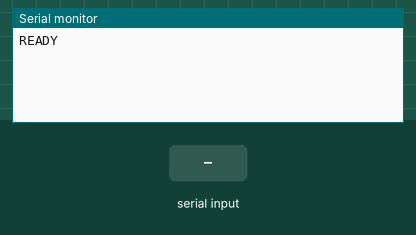
Simulated run of this sketch. Board: ESP32. On the bench: the last lines printed to the serial monitor. The inputs (shaded band) are chosen by the test bench. WiFi joins after 1.5 s; servers stay silent unless stated; uploads are accepted with an empty reply; the camera gives no picture.

Above: at 3.0 s.
3.1 s: "true\n" received over Serial
At 5.1 s:
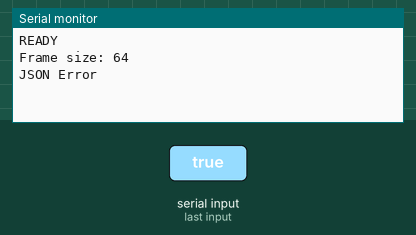
5.4 s: "llenotrue\n" received over Serial
At 7.0 s:
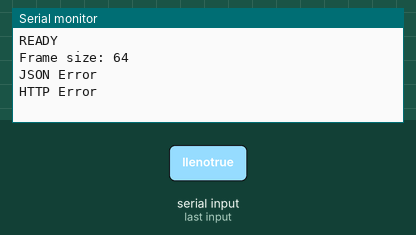

Measured:
- after the input at 3.1 s, the serial monitor: prints a new line after 0.62 s (image 1)
- after the input at 5.4 s, the serial monitor: prints a new line after 0.20 s (image 2)

The sketch:

camaraConFlaskySerialyGuardado.ino
```cpp
#include "esp_camera.h"
#include <WiFi.h>
#include <HTTPClient.h>
#include <ArduinoJson.h>

// WiFi Credentials
const char* ssid = "Mpa";
const char* password = "pablo123";
const char* serverUrl = "http://192.168.43.57:4001/predict_esp32";
const char* serverUrl2 = "http://192.168.43.57:4001/Nivel/";
const char* serverUrl3 = "http://192.168.43.57:4001/Estado/";

// ESP32-CAM Pin Configuration
#define PWDN_GPIO_NUM 32
#define RESET_GPIO_NUM -1
#define XCLK_GPIO_NUM 0
#define SIOD_GPIO_NUM 26
#define SIOC_GPIO_NUM 27
#define Y9_GPIO_NUM 35
#define Y8_GPIO_NUM 34
#define Y7_GPIO_NUM 39
#define Y6_GPIO_NUM 36
#define Y5_GPIO_NUM 21
#define Y4_GPIO_NUM 19
#define Y3_GPIO_NUM 18
#define Y2_GPIO_NUM 5
#define VSYNC_GPIO_NUM 25
#define HREF_GPIO_NUM 23
#define PCLK_GPIO_NUM 22

void setup() {
  Serial.begin(115200);

  // Camera configuration
  camera_config_t config;
  config.ledc_channel = LEDC_CHANNEL_0;
  config.ledc_timer = LEDC_TIMER_0;
  config.pin_d0 = Y2_GPIO_NUM;
  config.pin_d1 = Y3_GPIO_NUM;
  config.pin_d2 = Y4_GPIO_NUM;
  config.pin_d3 = Y5_GPIO_NUM;
  config.pin_d4 = Y6_GPIO_NUM;
  config.pin_d5 = Y7_GPIO_NUM;
  config.pin_d6 = Y8_GPIO_NUM;
  config.pin_d7 = Y9_GPIO_NUM;
  config.pin_xclk = XCLK_GPIO_NUM;
  config.pin_pclk = PCLK_GPIO_NUM;
  config.pin_vsync = VSYNC_GPIO_NUM;
  config.pin_href = HREF_GPIO_NUM;
  config.pin_sscb_sda = SIOD_GPIO_NUM;
  config.pin_sscb_scl = SIOC_GPIO_NUM;
  config.pin_pwdn = PWDN_GPIO_NUM;
  config.pin_reset = RESET_GPIO_NUM;
  config.xclk_freq_hz = 20000000;
  config.pixel_format = PIXFORMAT_JPEG;

  config.frame_size = FRAMESIZE_VGA;  // 640x480
  config.jpeg_quality = 10;           // 0-63 lower number means higher quality
  config.fb_count = 1;

  // Camera init
  esp_err_t err = esp_camera_init(&config);
  if (err != ESP_OK) {
    Serial.println("ERROR");  // Send error to Arduino
    return;
  }

  // Connect to WiFi
  WiFi.begin(ssid, password);
  while (WiFi.status() != WL_CONNECTED) {
    delay(500);
  }
  Serial.println("READY");  // Tell Arduino we're ready
}

void sendImageToPrediction() {
  HTTPClient http;
  String fullUrl = String(serverUrl3) + String(1);
  http.begin(fullUrl);

  // Envía la solicitud GET
  int httpResponseCodePreliminar = http.GET();

  // Procesa la respuesta
  if (httpResponseCodePreliminar > 0) {
    String response = http.getString();
  }

  http.end();
  delay(100);
  // Primer buffer que se descarta
  camera_fb_t* fb = nullptr;
  while (fb == nullptr) {
    fb = esp_camera_fb_get();
    delay(100);  // Ajusta si es necesario
  }
  if (!fb) {
    Serial.println("ERROR");  // Envía error al Arduino
    return;
  }
  esp_camera_fb_return(fb);  // Libera el primer buffer

  // Segundo buffer que se envía
  fb = nullptr;
  while (fb == nullptr) {
    fb = esp_camera_fb_get();
    delay(100);  // Ajusta si es necesario
  }
  if (!fb) {
    Serial.println("ERROR");  // Envía error al Arduino
    return;
  }

  // Debugging frame size
  Serial.print("Frame size: ");
  Serial.println(fb->len);

  // Prepara la solicitud HTTP
  // HTTP http;
  http.begin(serverUrl);
  // Establece el tipo de contenido para la carga de archivos
  http.addHeader("Content-Type", "image/jpeg");

  // Envía la solicitud POST con la imagen
  int httpResponseCode = http.POST(fb->buf, fb->len);

  // Libera el buffer de frame
  esp_camera_fb_return(fb);

  // Procesa la respuesta
  if (httpResponseCode > 0) {
    String response = http.getString();
    // Analiza la respuesta JSON
    StaticJsonDocument<200> doc;
    DeserializationError error = deserializeJson(doc, response);
    if (!error) {
      const char* prediction = doc["prediction"];
      Serial.println(prediction);  // Envía la predicción al Arduino
    } else {
      Serial.println("JSON Error");
    }
  } else {
    Serial.println("HTTP Error");
  }
  http.end();

  // Retardo para asegurar frames nuevos en la siguiente captura
  delay(500);  // Ajusta según tu aplicación
}

void sendLevelToPrediction(int level) {
  // Prepara la solicitud HTTP
  HTTPClient http;
  String fullUrl = String(serverUrl2) + String(level);
  http.begin(fullUrl);

  // Envía la solicitud GET
  int httpResponseCode = http.GET();

  // Procesa la respuesta
  if (httpResponseCode > 0) {
    String response = http.getString();
    Serial.println("Nivel Actualizado en Monitoreo");  // Envía la respuesta al Arduino
  } else {
    Serial.println("HTTP Error");
  }
  http.end();

  // Retardo para evitar solicitudes frecuentes
  delay(500);
}

void loop() {
  if (Serial.available()) {
    String command = Serial.readStringUntil('\n');
    command.trim();

    if (command == "true") {
      sendImageToPrediction();
    } else if (command == "llenotrue") {
      sendLevelToPrediction(3);
    } else if (command == "llenofalse") {
      sendLevelToPrediction(2);
    } else if (command == "mitadtrue") {
      sendLevelToPrediction(2);
    } else if (command == "mitadfalse") {
      sendLevelToPrediction(1);
    }
  }
}
```
